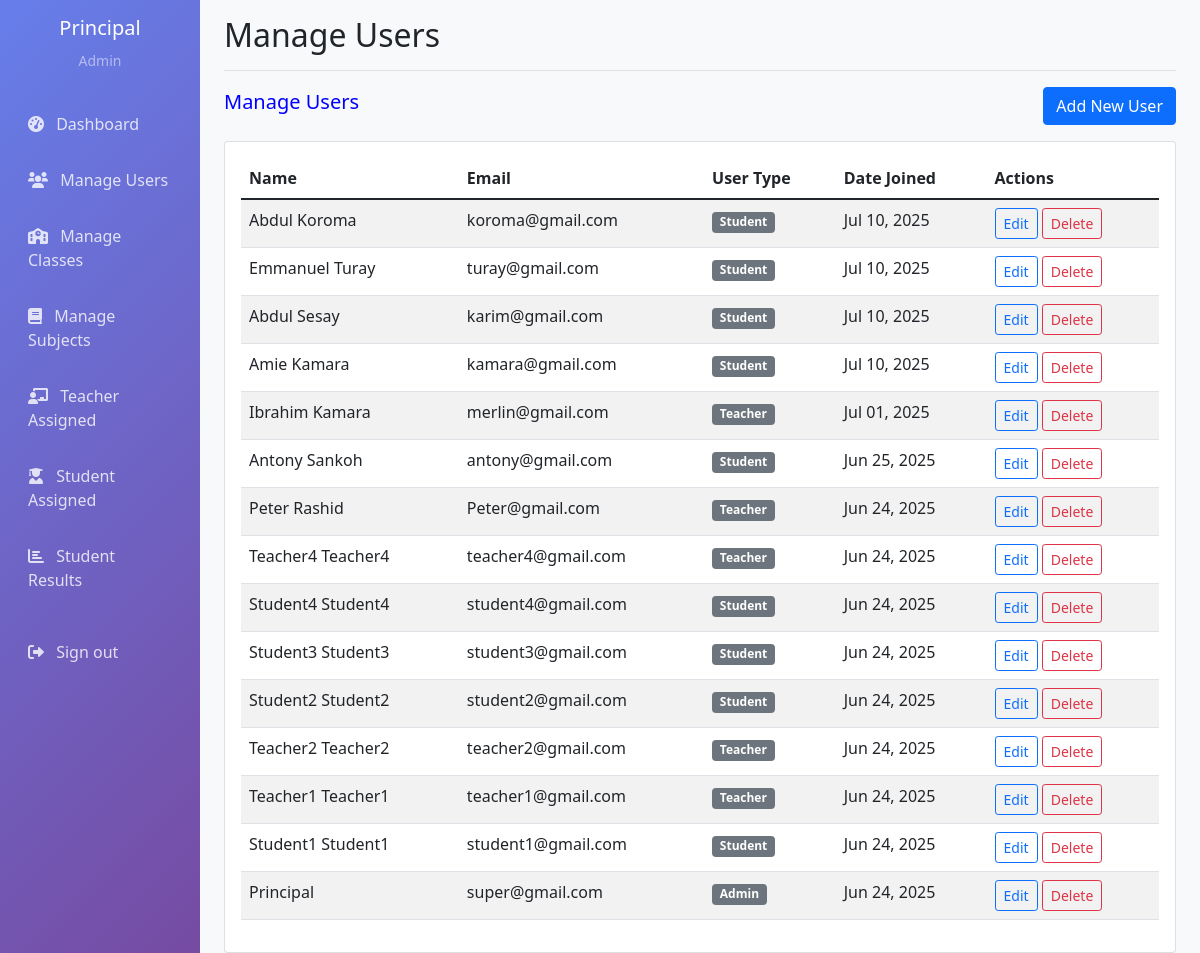
/accounts/CustomUser/ (signed in), run on the app's committed database.
### accounts/models.py (models this page shows, shortened)
class CustomUser(AbstractUser):
    USER_TYPE_CHOICES = (
        ('admin', 'Admin'),
        ('teacher', 'Teacher'),
        ('student', 'Student'),
    )
    email = models.EmailField(unique=True)
    user_type = models.CharField(max_length=10, choices=USER_TYPE_CHOICES)
    phone = models.PositiveIntegerField(max_length=15, blank=True)
    address = models.CharField(blank=True)
    USERNAME_FIELD = 'email'
    REQUIRED_FIELDS = ['username', 'user_type']

### accounts/views.py (the view)
# urls.py: path('accounts/CustomUser/', views.manage_users, name='manage_users'),
@login_required
def manage_users(request):
    if request.user.user_type != 'admin':
        messages.error(request, 'Access denied')
        return redirect('dashboard')
    users = CustomUser.objects.all().order_by('-date_joined')
    return render(request, 'admin/manage_users.html', {'users': users})

### templates/admin/manage_users.html
{% extends 'base.html' %}
{% block page_title %}Manage Users{% endblock %}
{% block content %}
<div class="d-flex justify-content-between align-items-center mb-3">
    <h5 style="color: blue;">Manage Users</h5>
    <a href="{% url 'add_user' %}" class="btn btn-primary">Add New User</a>
</div>
<div class="card">
    <div class="card-body">
        <div class="table-responsive">
            <table class="table table-striped">
                <thead>
                    <tr>
                        <th>Name</th>
                        <th>Email</th>
                        <th>User Type</th>
                        <th>Date Joined</th>
                        <th>Actions</th>
                    </tr>
                </thead>
                <tbody>
                    {% for user in users %}
                    <tr>
                        <td>{{ user.get_full_name }}</td>
                        <td>{{ user.email }}</td>
                        <td><span class="badge bg-secondary">{{ user.user_type|title }}</span></td>
                        <td>{{ user.date_joined|date:"M d, Y" }}</td>
                        <td>
                            <a href="{% url 'edit_user' user.id %}" class="btn btn-sm btn-outline-primary">Edit</a>
                            <a href="{% url 'delete_user' user.id %}" class="btn btn-sm btn-outline-danger">Delete</a>
                        </td>
                    </tr>
                    {% endfor %}
                </tbody>
            </table>
        </div>
    </div>
</div>
{% endblock %}

### templates/base.html (shortened to what this page needs)
<!DOCTYPE html>
<html lang="en">
<head>
    <link href="https://cdn.jsdelivr.net/npm/select2@4.1.0-rc.0/dist/css/select2.min.css" rel="stylesheet" />
    <link href="https://cdn.jsdelivr.net/npm/bootstrap@5.1.3/dist/css/bootstrap.min.css" rel="stylesheet">
    <link href="https://cdnjs.cloudflare.com/ajax/libs/font-awesome/6.0.0/css/all.min.css" rel="stylesheet">
</head>
<body>
    <div class="container-fluid">
        <div class="row">
            {% if request.user.is_authenticated %}
            <nav class="col-md-3 col-lg-2 d-md-block sidebar collapse">
                <div class="position-sticky pt-3">
                    <div class="text-center mb-4">
                        <h5 class="text-white">{{ request.user.get_full_name }}</h5>
                        <small class="text-white-50">{{ request.user.user_type|title }}</small>
                    </div>
                    <ul class="nav flex-column">
                        <li class="nav-item">
                            <a class="nav-link" href="{% url 'dashboard' %}">
                                <i class="fas fa-tachometer-alt me-2"></i>
                                Dashboard
                            </a>
                        </li>
                        {% if request.user.user_type == 'admin' %}
                        <li class="nav-item">
                            <a class="nav-link" href="{% url 'manage_users' %}">
                                <i class="fas fa-users me-2"></i>
                                Manage Users
                            </a>
                        </li>
                        <li class="nav-item">
                            <a class="nav-link" href="{% url 'manage_classes' %}">
                                <i class="fas fa-school me-2"></i>
                                Manage Classes
                            </a>
                        </li>
                        <li class="nav-item">
                            <a class="nav-link" href="{% url 'manage_subjects' %}">
                                <i class="fas fa-book me-2"></i>
                                Manage Subjects
                            </a>
                        </li>
                        <li class="nav-item">
                            <a class="nav-link" href="{% url 'manage_teacher_assignments' %}">
                                <i class="fas fa-chalkboard-teacher me-2"></i>
                                Teacher Assigned
                            </a>
                        </li>
                        <li class="nav-item">
                            <a class="nav-link" href="{% url 'manage_student_assignments' %}">
                                <i class="fas fa-user-graduate me-2"></i>
                                Student Assigned
                            </a>
                        </li>
                        <li class="nav-item">
                            <a class="nav-link" href="{% url 'admin_student_results' %}">
                                <i class="fas fa-chart-bar me-2"></i>
                                Student Results
                            </a>
                        </li>
                        {% endif %}
                        <li class="nav-item mt-3">
                            <a class="nav-link" href="{% url 'logout' %}">
                                <i class="fas fa-sign-out-alt me-2"></i>
                                Sign out
                            </a>
                        </li>
                    </ul>
                </div>
            </nav>
            {% endif %}
            <main class="col-md-9 ms-sm-auto col-lg-10 px-md-4 main-content">
                {% if request.user.is_authenticated %}
                <div class="d-flex justify-content-between flex-wrap flex-md-nowrap align-items-center pt-3 pb-2 mb-3 border-bottom">
                    <h1 class="h2">{% block page_title %}Dashboard{% endblock %}</h1>
                </div>
                {% endif %}
                {% block content %}
                {% endblock %}
            </main>
        </div>
    </div>
</body>
</html>

### templates/base.html (style rules this page uses)
.sidebar { min-height: 100vh; background: linear-gradient(135deg, #667eea 0%, #764ba2 100%); }
.sidebar .nav-link { color: rgba(255, 255, 255, 0.8); padding: 0.75rem 1rem; margin: 0.25rem 0; border-radius: 0.5rem; transition: all 0.3s; }
.main-content { background-color: #f8f9fa; min-height: 100vh; }

### data on the page
CustomUser: user.get_full_name "Principal", user.user_type "Admin", get_full_name "Principal", email "super@gmail.com", user_type "Admin", date_joined "Jun 24, 2025"
CustomUser: get_full_name "Abdul Koroma", email "koroma@gmail.com", user_type "Student", date_joined "Jul 10, 2025"
CustomUser: get_full_name "Emmanuel Turay", email "turay@gmail.com", user_type "Student", date_joined "Jul 10, 2025"
CustomUser: get_full_name "Abdul Sesay", email "karim@gmail.com", user_type "Student", date_joined "Jul 10, 2025"
CustomUser: get_full_name "Amie Kamara", email "kamara@gmail.com", user_type "Student", date_joined "Jul 10, 2025"
CustomUser: get_full_name "Ibrahim Kamara", email "merlin@gmail.com", user_type "Teacher", date_joined "Jul 01, 2025"
CustomUser: get_full_name "Antony Sankoh", email "antony@gmail.com", user_type "Student", date_joined "Jun 25, 2025"
CustomUser: get_full_name "Peter Rashid", email "Peter@gmail.com", user_type "Teacher", date_joined "Jun 24, 2025"
CustomUser: get_full_name "Teacher4 Teacher4", email "teacher4@gmail.com", user_type "Teacher", date_joined "Jun 24, 2025"
CustomUser: get_full_name "Student4 Student4", email "student4@gmail.com", user_type "Student", date_joined "Jun 24, 2025"
CustomUser: get_full_name "Student3 Student3", email "student3@gmail.com", user_type "Student", date_joined "Jun 24, 2025"
CustomUser: get_full_name "Student2 Student2", email "student2@gmail.com", user_type "Student", date_joined "Jun 24, 2025"
CustomUser: get_full_name "Teacher2 Teacher2", email "teacher2@gmail.com", user_type "Teacher", date_joined "Jun 24, 2025"
CustomUser: get_full_name "Teacher1 Teacher1", email "teacher1@gmail.com", user_type "Teacher", date_joined "Jun 24, 2025"
CustomUser: get_full_name "Student1 Student1", email "student1@gmail.com", user_type "Student", date_joined "Jun 24, 2025"
